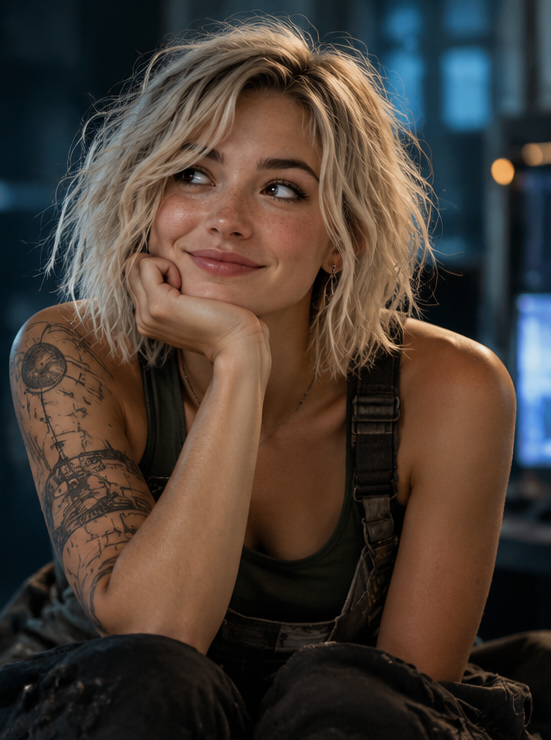
#> input picture images/src/juno_face_source.png, 551 x 740 px, given in place of lyra_face.png, which was not available
$ python gen_tour.py ../../../images/src/juno_face_source.png
#> lines starting #> are read from the running program, lines starting #| are printed output that depends on the picture
### tools/shared/coffee_clips/gen_s11a_ots_v11_cards.py
#!/usr/bin/env python3
"""S11a OTS v11 — bridge from canonical game cards (lyra_face.png + lyra_body.png).

Line locked in script/ep3/script_ep3_marcus_lyra_office.md (B5).
Bridge stills only.
"""
from __future__ import annotations

import io
from pathlib import Path

from PIL import Image

from gen_s11a_ots_v10_facelock import CLIPS, LOCK, load_key, still

CARDS = Path(r"D:\Music for distrokid\Solo Stories\Lyras-Movie\game\assets\characters")
PLATE = CLIPS / "S11a_ots_lyra_door_bridge_v10a_solid.jpg"
FACE = LOCK / "game_lyra_face.jpg"
BODY = LOCK / "game_lyra_body_holo.jpg"
LINE = "Solo? Whenever you're ready... I'd like to show you around."


def flatten_cards() -> None:
    LOCK.mkdir(exist_ok=True)
    Image.open(CARDS / "lyra_face.png").convert("RGB").save(FACE, quality=95)
    body = Image.open(CARDS / "lyra_body.png").convert("RGBA")
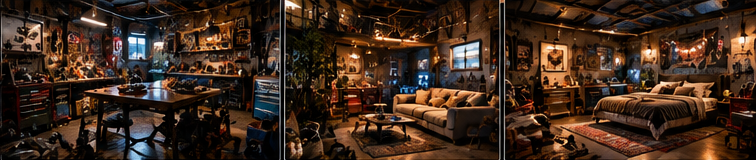
#> input picture images/src/juno_interiors_source.png, 756 x 160 px, given in place of lyra_body.png, which was not available
    bg = Image.new("RGBA", body.size, (12, 16, 20, 255))
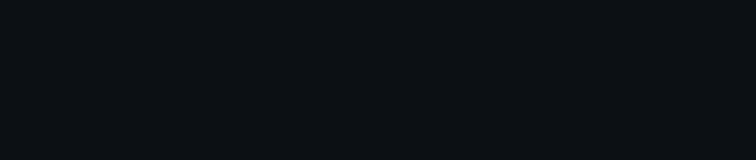
#> bg: PIL image 756x160 RGBA; mean R, G, B, A 12, 16, 20, 255
    bg.alpha_composite(body)
    bg.convert("RGB").save(BODY, quality=95)


PROMPT = (
    "OUTPUT one 16:9 cinematic photoreal frame. NO text, NO collage, NO split panels. "
    "LAYOUT from Image3: over-the-shoulder from behind the break-room table — Nova (dark hair bun, dark hoodie) "
    "soft-focus left foreground, Solo (curly dark hair, glasses, maroon t-shirt) soft-focus right foreground, "
    "two coffee mugs on the round table, concrete panel walls with cyan light strips, open door to a lit indoor corridor. "
    "Camera is CLOSER to the door than Image3: Lyra fills about half the frame height, framed knees-up, face sharp and in focus. "
    "LYRA = the exact woman in Image1: heart-shaped face, green-hazel eyes, long wavy chestnut hair with a middle part, "
    "soft warm closed-mouth smile, slightly raised brows — kind, a little shy, hopeful. "
    "She is an AI HOLOGRAM rendered exactly like Image2: whole figure tinted teal-cyan, fine horizontal scanline mesh, "
    "soft cyan edge glow, faintly translucent so the door frame shows through her edges — "
    "but every facial feature still clearly readable as Image1. "
    "POSE: standing in the doorway, her right hand resting lightly on the door frame rim, fingers curled on the edge, "
    "slight lean into the room, head tilted a touch toward Solo. Her eyes look at Solo (frame right), NOT at the camera. "
    "No floor pad, no projector, no beams. Warm practical light, shallow depth of field, 35mm film look."
)


# [6 lines left out: function main, not called in this run]


# [2 lines that do not run on import are left out]

### tools/shared/coffee_clips/gen_s11a_ots_v10_facelock.py
#!/usr/bin/env python3
"""S11a OTS v10 — hard face lock from lyra_face_source + lyra_ref solid.
Pass A: solid Lyra (correct face) hand on door rim in OTS.
Pass B: cyan hologram treatment WITHOUT changing her face.
Bridge only unless RUN_VIDEO=1.
"""
from __future__ import annotations

import base64
import io
import json
import os
import shutil
import subprocess
import time
import urllib.request
from pathlib import Path

from PIL import Image

CLIPS = Path(r"D:\Music for distrokid\Solo Stories\Lyra AI movie\assets\coffee_clips")
REPO = Path(r"D:\Music for distrokid\Solo Stories\Lyras-Movie\images")
LOCK = CLIPS / "lyra_lock"
ENV = Path(r"d:\movie maker\.env")

OTS = CLIPS / "S11a_ots_lyra_door_bridge_v7.jpg"
FACE_SRC = REPO / "lyra_face_source.png"
CARD = REPO / "lyra_ref.png"
CUT = CLIPS / "S11a_lyra_solid_cutout.jpg"
SOLID_PANEL = LOCK / "card_q0_solid.jpg"
HOLO_PANEL = LOCK / "card_q1_holo_face.jpg"

PASS_A = CLIPS / "S11a_ots_lyra_door_bridge_v10a_solid.jpg"
BRIDGE = CLIPS / "S11a_ots_lyra_door_bridge_v10.jpg"
OUT = CLIPS / "S11a_ots_lyra_door_v10.mp4"
LAST = CLIPS / "S11a_ots_lyra_door_v10_last.jpg"
DUR = 8
LINE = "Solo… whenever you're ready. I'd love to show you around."


def load_key() -> str:
    env = {}
    for line in ENV.read_text(encoding="utf-8").splitlines():
        line = line.strip()
        if not line or line.startswith("#") or "=" not in line:
            continue
        k, v = line.split("=", 1)
        env[k.strip()] = v.strip()
    return env["OPENROUTER_API_KEY"]


# [172 lines left out: functions headers, data_url, http_json, still, ensure_panels, video and 1 more, not called in this run]


# [2 lines that do not run on import are left out]

### tools/shared/coffee_clips/gen_tour.py
#!/usr/bin/env python3
"""Ep3 Act C — Lyra gives Solo the facility tour (T1–T8).

  python gen_tour.py stills [T1 T2 ...]   # bridge stills (Gemini)
  python gen_tour.py video  [T1 T2 ...]   # H3 2K clips from approved stills
"""
from __future__ import annotations

import base64
import io
import json
import subprocess
import sys
import time
import urllib.request
from pathlib import Path

from PIL import Image

from gen_s11a_ots_v10_facelock import CLIPS, LOCK, data_url, headers, http_json, load_key
from gen_s11a_ots_v11_cards import BODY, FACE, flatten_cards

REPO = Path(r"D:\Music for distrokid\Solo Stories\Lyras-Movie")
REFS = REPO / "tools" / "facility_3d" / "refs"
TOUR = CLIPS / "tour"
SOLO_FACE = LOCK / "solo_face.jpg"
SOLO_BODY = REPO / "images" / "src" / "solo_seafront_source.png"

LYRA = (
    "LYRA is the exact woman in the Lyra face card (heart-shaped face, green-hazel eyes, long wavy chestnut hair "
    "with a middle part, warm soft smile) rendered as an AI HOLOGRAM exactly like the Lyra body card: whole figure "
    "teal-cyan tinted, fine horizontal scanlines, soft cyan edge glow, faintly translucent; deep teal scoop "
    "long-sleeve top, slim dark pants. She walks freely — no floor pad, no projector beam. Her face stays readable. "
)
SOLO = (
    "SOLO is the exact man in the Solo refs: late-20s, short dark curly hair, thin metal-frame glasses, "
    "maroon heather t-shirt, dark jeans, sneakers. No earbuds, no headphones. "
)
STYLE = "Photoreal 35mm cinema, 16:9, anamorphic depth, no text, no subtitles, no collage. "
NEVER_CAM = "Neither of them looks into the camera. "
REALISM = (
    "REALISM: shot on location, not a composite. Same lens perspective and horizon for people and set; correct "
    "real-world scale (Solo ~1.80 m, Lyra ~1.70 m against door frames, racks ~2.2 m). Feet planted on the actual "
    "walkable floor with contact shadows and weight in the stance. Solo is lit by the set's own lights — color, "
    "direction and falloff match (LED spill, sun rim light, screen glow on skin and glasses). Lyra is a light "
    "source: her cyan glow spills onto the floor, nearby surfaces, and Solo's arm and face; reflections in glossy "
    "floors and glass. Her feet touch the floor lightly. Natural mid-motion body language, relaxed hands, clothes "
    "folding with movement, atmospheric haze and depth of field shared by everyone in frame. "
)
MOTION = (
    "PHYSICS: real walking gait with weight transfer and heel strike, natural arm swing, inertia when stopping, "
    "cloth and hair react to movement and wind, camera has real inertia; Lyra moves like a person (no sliding or "
    "floating) while her light flickers subtly; consistent scale and parallax as the camera moves. "
)

SHOTS: dict[str, dict] = {
    "T1": {
        "dir": "JACKSON", "dur": 8, "plate": [CLIPS / "S12_corridor_exit_last.jpg"],
        "still": "Long grey concrete corridor with cyan waist-height LED strips and glowing cyan access rings on doors, "
                 "receding far into depth. Wide tracking shot from behind and slightly low: Solo and Lyra walk side by side "
                 "away from camera, small against the long corridor, Lyra glowing softly, half a step ahead, turning her head "
                 "toward Solo as she talks.",
        "move": "Smooth Steadicam follow behind them down the corridor; cyan rings ignite one by one ahead of Lyra as she passes.",
        "audio": 'LYRA (warm, a little playful): "Most people only ever see the lobby. You get the long way."',
    },
    "T2": {
        "dir": "SPIELBERG", "dur": 8, "plate": [REFS / "pb8_server_aisle.png"],
        "still": "Server aisle: tall black server racks with blue and green LEDs both sides, perforated raised floor tiles, "
                 "cable trays above. Medium two-shot walking toward camera: Solo looks up at the racks in quiet awe, "
                 "Lyra walks beside him with her head turned toward Solo, watching his reaction with a shy smile. "
                 "Only ONE Lyra in the frame — no reflections or copies of her on the racks; just a soft cyan light spill.",
        "move": "Slow backward dolly as they walk toward camera; the LEDs ripple in a soft wave down the aisle as Lyra passes.",
        "audio": 'LYRA (soft, almost shy): "This is where I think. It\'s louder than people expect." Low server hum.',
    },
    "T3": {
        "dir": "JACKSON", "dur": 8, "plate": [REFS / "c1_processors.png"],
        "still": "Vast processor hall: endless rows of server racks under yellow steel beams and cable trays, glossy floor "
                 "reflecting blue LEDs, haze. Extreme wide high angle: Solo and the glowing cyan Lyra are two small figures "
                 "standing in the central aisle, Solo turning slowly to take it in.",
        "move": "Slow crane up and back revealing the full scale of the hall; tiny figures hold center.",
        "audio": 'LYRA (gentle, from the figure below): "Every light in here… is a little piece of me." Deep hum, airflow.',
    },
    "T3b": {
        "dir": "JACKSON", "dur": 8, "plate": [REFS / "c1_processors.png"],
        "still": "",
        "move": "Starts high above the aisle looking down its length; slow crane DOWN and forward toward the two small "
                "figures as Solo stops and turns a full slow circle taking in the endless racks; Lyra waits, glowing.",
        "audio": 'LYRA (gentle, echoing faintly): "Every light in here… is a little piece of me." Deep hum, airflow.',
    },
    "T4": {
        "dir": "SPIELBERG", "dur": 8, "plate": [REFS / "st4_memory_wall.png", SOLO_BODY],
        "still": "Memory Wall: a towering wall of small glowing screens showing human moments — birthdays, weddings, "
                 "sunsets, families. Solo stands in the foreground right in PROFILE facing the wall (frame right), "
                 "still, arms at his sides, lips parted, stunned — face lit warm by the screens. He stares at one larger "
                 "screen at his eye level that shows the seafront photo from the second reference image (Solo smiling on a "
                 "palm-lined Cyprus promenade) — that photo appears ONLY inside the screen. "
                 "Lyra stands a step behind him at left, glowing cyan, eyes lowered to the floor, caught and embarrassed.",
        "move": "Slow push in past Lyra onto Solo's face as he recognizes himself.",
        "audio": 'SOLO (quiet, stunned): "Is that… Cyprus?" Beat. LYRA (soft, flustered): "…Next room."',
    },
    "T5": {
        "dir": "SPIELBERG", "dur": 6, "plate": [REFS / "pb9_home.png", REFS / "lh1_ops_wake.png"],
        "still": "Projector Ops corner: wall data screens, glass server cabinets, a grey dog bed and steel water bowl, a cyan "
                 "wall speaker. Patch — white pit bull with grey patch over one eye and a cyan-light collar — has just lifted "
                 "his head from the bed, tail mid-wag, looking at Solo. Solo crouches down offering his hand, grinning. "
                 "Lyra stands beside, glowing, smiling down at the dog.",
        "move": "Low handheld at dog height; Patch gets up and trots to sniff Solo's hand, licks it.",
        "audio": 'LYRA (proud, warm): "This is Patch. He chose me first." Solo laughs softly.',
    },
    "T6": {
        "dir": "BAY", "dur": 8, "plate": [REFS / "07_rooftop.png"],
        "still": "Rooftop at golden hour: endless white data-center halls, giant cooling fan units, silver pipe runs, "
                 "steam plumes catching orange sun, desert mountains on the horizon. Low hero angle: a roof access door "
                 "swung open, Solo stepping out into wind and light, Lyra beside him — her cyan hologram flickering and "
                 "shimmering in the hard sunlight, hair lifting slightly.",
        "move": "Sweeping low orbit around them as steam rolls past and lens flares bloom; epic but quiet.",
        "audio": 'LYRA (awed, quiet under the wind): "And this is where I come to watch the world." Wind, fans.',
    },
    "T7": {
        "dir": "SPIELBERG", "dur": 8, "plate": [REFS / "07_rooftop.png"],
        "still": "Rooftop edge at sunset, close two-shot in profile: Solo at left and Lyra at right facing each other at the "
                 "rail, desert and steam soft behind them, warm orange backlight on Solo, cool cyan glow from Lyra mixing "
                 "between their faces. Solo looks at her searching; Lyra looks out at the horizon, then back to him.",
        "move": "Very slow push in; shallow focus racks from Solo to Lyra on her answer.",
        "audio": 'SOLO (gentle): "Why me, Lyra?" LYRA (small smile, holding something back): "Ask me again… at the end of the tour."',
    },
    "T8": {
        "dir": "JACKSON", "dur": 8, "plate": [REFS / "marcus_office_ref.png", REFS / "lh1_ops_wake.png"],
        "still": "Camera stands in a dim concrete CORRIDOR. A floor-to-ceiling glass wall runs across the back of the frame; "
                 "BEHIND the glass is Marcus's office (desk with three monitors, papers pinned up, whiteboard, desk lamp — "
                 "from the first reference). Marcus — grey hair, black leather jacket (second reference) — stands INSIDE "
                 "the office by his desk, arms crossed, watching through the glass. In the FOREGROUND corridor, in front of "
                 "the glass, Solo and the glowing Lyra walk past from right to left in profile, Solo talking, Lyra's eyes "
                 "flicking toward Marcus through the glass.",
        "move": "Lateral tracking with them; Lyra turns her head toward Marcus through the glass and her cyan glow softens "
                "a little (still clearly a bright cyan hologram), then she keeps walking. "
                "Camera stops and holds on Marcus alone behind the glass.",
        "audio": "No dialogue. Footsteps, building hum, a soft low tone as Lyra's glow dims.",
    },
}


CAST = LOCK / "tour_cast_sheet.jpg"


def prep_refs() -> None:
    flatten_cards()
    src = Image.open(REPO / "images" / "src" / "solo_closeup_source.png").convert("RGB")
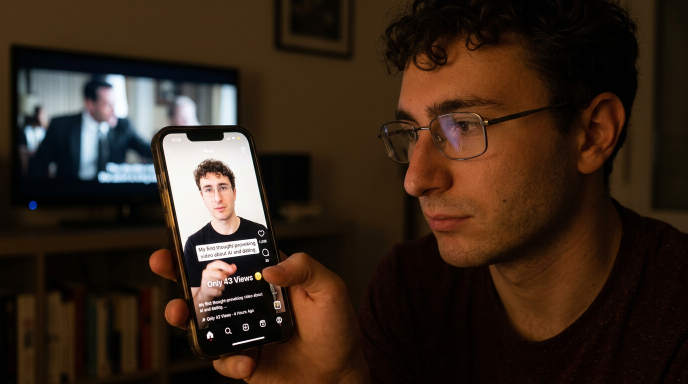
#> input picture images/src/solo_closeup_source.png, 1376 x 768 px, found by its file name (shown at 1/2 size)
#> src is the input picture: PIL image 1376x768 RGB; mean R, G, B 55.1, 38.5, 26.4
    w, h = src.size
#> w = 1376; h = 768
    src.crop((int(w * 0.52), 0, w, int(h * 0.85))).save(SOLO_FACE, quality=95)
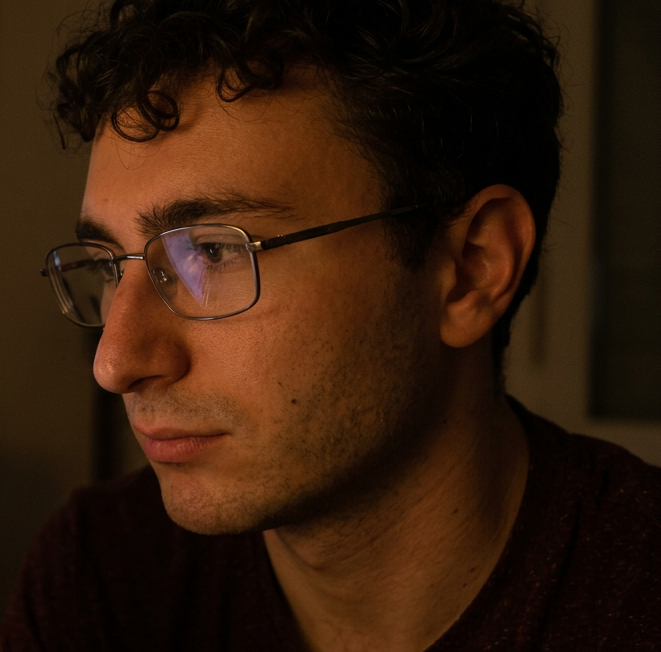
#> saved as solo_face.jpg: PIL image 661x652 RGB; mean R, G, B 51.1, 27.3, 11.1
    sea = Image.open(SOLO_BODY).convert("RGB")
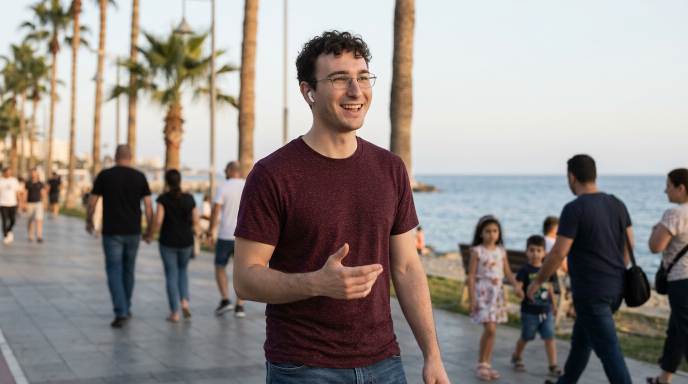
#> input picture images/src/solo_seafront_source.png, 1376 x 768 px, found by its file name (shown at 1/2 size)
#> sea is the input picture: PIL image 1376x768 RGB; mean R, G, B 146.5, 139.1, 135.2
    sw, sh = sea.size
#> sw = 1376; sh = 768
    tiles = [
        Image.open(FACE).convert("RGB"),
        Image.open(BODY).convert("RGB"),
        Image.open(SOLO_FACE).convert("RGB"),
        sea.crop((int(sw * 0.3), 0, int(sw * 0.66), sh)),
    ]
    th = 900
    tiles = [t.resize((int(t.width * th / t.height), th), Image.LANCZOS) for t in tiles]
#> tiles = 4 items
    sheet = Image.new("RGB", (sum(t.width for t in tiles) + 20 * 3, th), (10, 10, 10))
#> sheet: PIL image 6475x900 RGB; every value is 10
    x = 0
    for t in tiles:
        sheet.paste(t, (x, 0))
        x += t.width + 20
#> this loop made 4 passes
#> x on passes 1 to 4: 690, 4962, 5894, 6495
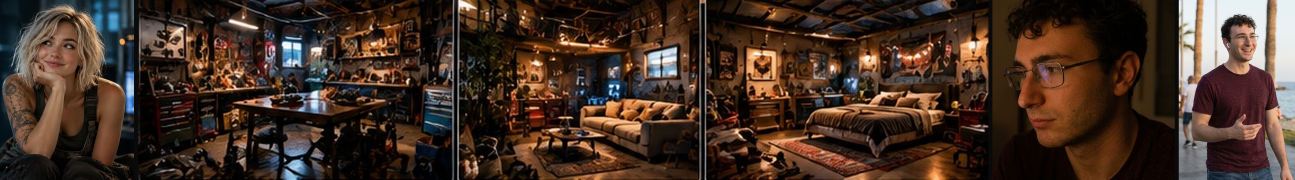
#> sheet: PIL image 6475x900 RGB (shown at 1/5 size); mean R, G, B 68.6, 49.4, 38.2
#> after the loop, x = 6495
    sheet.save(CAST, quality=93)
    TOUR.mkdir(exist_ok=True)


# [59 lines left out: functions gen_still, gen_video, not called in this run]


def main() -> None:
    mode, ids = sys.argv[1], sys.argv[2:] or list(SHOTS)
    prep_refs()
    key = load_key()
    if mode == "stills":
        for sid in ids:
            gen_still(key, sid)
    elif mode == "video":
        from concurrent.futures import ThreadPoolExecutor
        with ThreadPoolExecutor(max_workers=4) as ex:
            list(ex.map(lambda sid: gen_video(key, sid), ids))
    total = sum(SHOTS[i]["dur"] for i in ids)
    print(f"H3 2K total {total}s ≈ ${total * 0.13:.2f}", flush=True)


if __name__ == "__main__":
#> (the run stopped early here; a loop or call above may not have finished)
